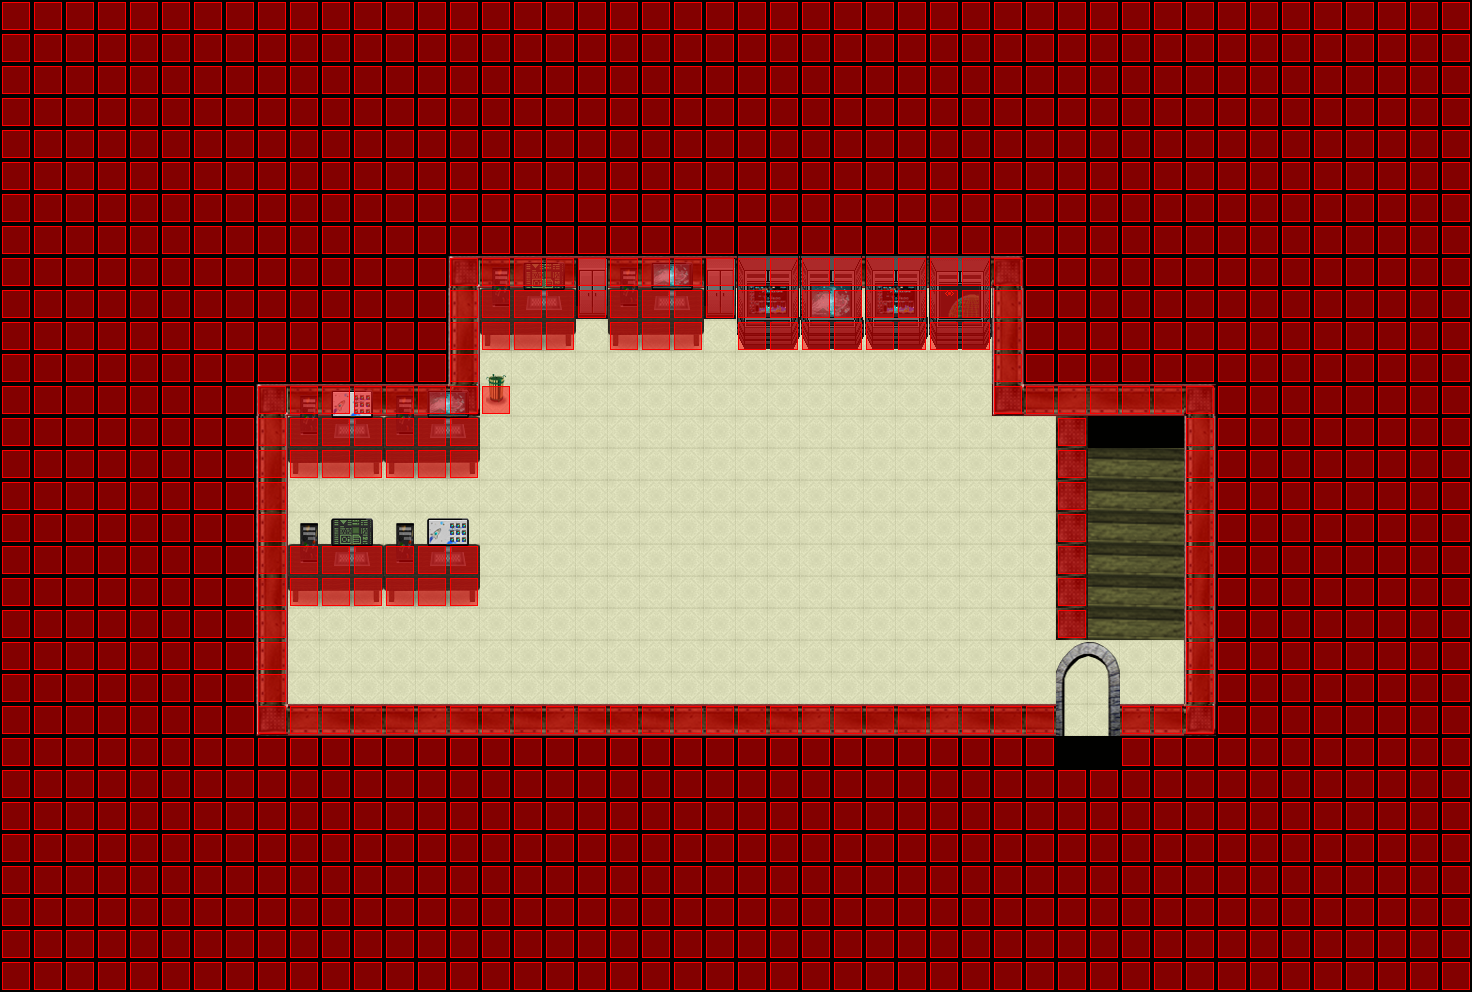

This is a level from a 2D game, rendered from its Tiled map with the project's own tilesets. A one-line summary and the map file follow, with tile-layer data summarised:
An orthogonal 46x31 tile map with 32x32 px tiles, 4 tile layers (Ground, Fringe, Top, Collision), 1 hidden layer not drawn, 8 tilesets.

<map version="1.0" orientation="orthogonal" width="46" height="31" tilewidth="32" tileheight="32">
 <tileset firstgid="1" name="siyah" tilewidth="32" tileheight="32">
  <image source="../graphics/tiles/elektroadd/siyah.png" />
 </tileset>
 <tileset firstgid="2" name="dvr" tilewidth="32" tileheight="32">
  <image source="../graphics/tiles/elektroadd/tas_bina.png" />
 </tileset>
 <tileset firstgid="172" name="kaplama" tilewidth="32" tileheight="32">
  <image source="../graphics/tiles/elektroadd/kaplamalar.png" />
 </tileset>
 <tileset firstgid="190" name="collasion" tilewidth="32" tileheight="32">
  <image source="../graphics/tiles/elektroadd/collision.png" />
 </tileset>
 <tileset firstgid="192" name="merdiven" tilewidth="32" tileheight="32">
  <image source="../graphics/tiles/elektroadd/merdiven.png" />
 </tileset>
 <tileset firstgid="201" name="kapi" tilewidth="32" tileheight="32">
  <image source="../graphics/tiles/elektroadd/kapiacikic.png" />
 </tileset>
 <tileset firstgid="207" name="malzemeler" tilewidth="32" tileheight="32">
  <image source="../graphics/tiles/elektroadd/malzemeler.png" />
 </tileset>
 <tileset firstgid="307" name="dolaplar" tilewidth="32" tileheight="32">
  <image source="../graphics/tiles/elektroadd/bilgisayar_dolap.png" />
 </tileset>
 <layer name="Ground" width="46" height="31">
  <data>[1426 cells, 1426 non-empty, 18 distinct tile ids]</data>
 </layer>
 <layer name="Fringe" width="46" height="31">
  <data>[1426 cells, 51 non-empty, 13 distinct tile ids]</data>
 </layer>
 <layer name="Top" width="46" height="31">
  <data>[1426 cells, 57 non-empty, 27 distinct tile ids]</data>
 </layer>
 <layer name="Collision" width="46" height="31">
  <data>[1426 cells, 1168 non-empty, 1 distinct tile ids]</data>
 </layer>
 <layer name="Objects" width="46" height="31" visible="0">
  <data>[1426 cells, 0 non-empty, 0 distinct tile ids]</data>
 </layer>
</map>
